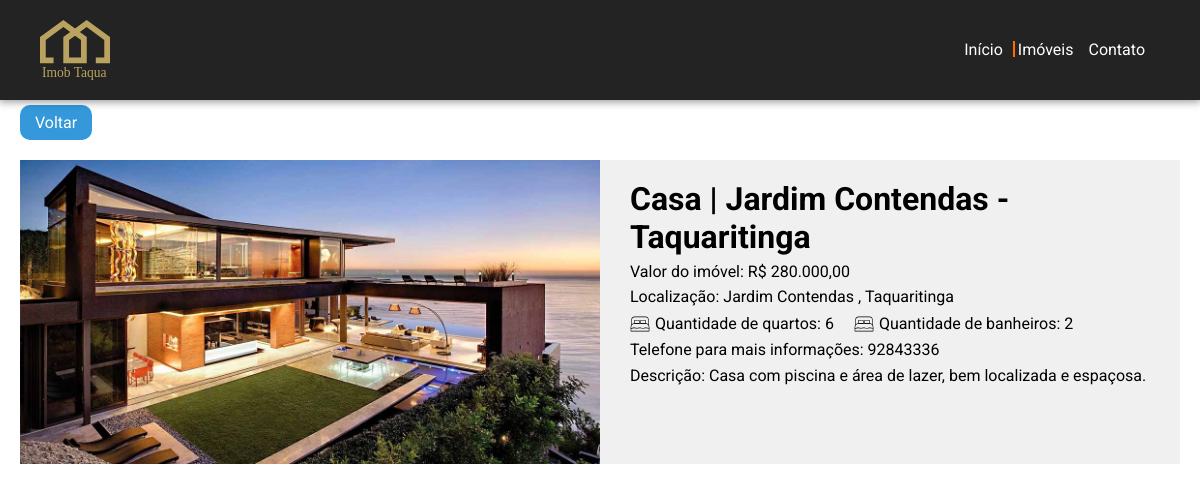
The app's page /html/viewPropertie.php?propertieId=109 with its own data.
### tables this page shows
CREATE TABLE `properties` (
  `id` int(11) NOT NULL,
  `title` varchar(255) NOT NULL,
  `description` varchar(255) NOT NULL,
  `price` varchar(255) NOT NULL,
  `address` varchar(255) NOT NULL,
  `city` varchar(255) NOT NULL,
  `rooms` varchar(255) NOT NULL,
  `bathroom` varchar(255) NOT NULL,
  `type_propertie` varchar(255) NOT NULL,
  `phone` varchar(255) NOT NULL,
  `srcfile` varchar(255) NOT NULL
);

### html/viewPropertie.php (the view, shortened to what this page needs)
<!DOCTYPE html>
<html lang="pt-br">
<head>
    <link rel="stylesheet" href="../css/style.css">
</head>
<body>
    <?php
        $connect = new PDO('mysql:host=localhost;dbname=pi6','root','');
        $connect->setAttribute(PDO::ATTR_ERRMODE, PDO::ERRMODE_EXCEPTION);
        $id = $_GET['propertieId'];
        $sql = "SELECT * FROM properties WHERE id=$id";
        $result = $connect->prepare($sql);
        $result->execute();
        $fetch = $result->fetchAll(PDO::FETCH_OBJ);
    ?>
    <header id="header">
    <div id="header_menu">
            <svg id="Layer_1" height="60" data-name="Layer 1" xmlns="http://www.w3.org/2000/svg" viewBox="0 0 72.29 61.94"><text class="cls-2" transform="translate(1.99 59.01)">Imob Taqua</text></svg>
            <nav id="header_menu_nav">
                <a href="index.php">
                    Início
                </a>
                <a class="header_menu_nav_activeLink" href="properties.php">
                    Imóveis
                </a>
                <a href="contact.php">
                    Contato
                </a>
            </nav>
        </div>
    </header>
    <main class="container">
        <a href="http://localhost/Projeto-Integrador-VI/html/properties.php" class="backBtn">Voltar</a>
        <div id="viewPropertie">
            <?php
                foreach($fetch as $propertie){
            ?>
            <img id="viewPropertie_img" src="<?=$propertie->srcfile?>" alt="Imagem ilustrativa">
            <div id="viewPropertie_rightContent">
                <h1 class="viewPropertie_rightContent_mb8">
                   <?=$propertie->title?>
                </h1>
                <p class="viewPropertie_rightContent_text viewPropertie_rightContent_mb8">
                   Valor do imóvel: R$ <?=$propertie->price?>,00
                </p>
                <div class="viewPropertie_rightContent_row viewPropertie_rightContent_mb8">
                    <p class="viewPropertie_rightContent_text">
                       Localização: <?=$propertie->address?>,
                    </p>
                    <p class="viewPropertie_rightContent_text">
                        <?=$propertie->city?>
                    </p>
                </div>
                <div class="viewPropertie_rightContent_column viewPropertie_rightContent_mb8">
                    <div class="viewPropertie_rightContent_row">
                        <p class="viewPropertie_rightContent_text">
                          Quantidade de quartos:  <?=$propertie->rooms?>
                        </p>
                    </div>
                    <div class="viewPropertie_rightContent_row">
                        <p class="viewPropertie_rightContent_text">
                         Quantidade de banheiros:   <?=$propertie->bathroom?>
                        </p>
                    </div>
                </div>
                <p class="viewPropertie_rightContent_text viewPropertie_rightContent_mb8">
                    Telefone para mais informações: <?=$propertie->phone?>
                </p>
                <p id="viewPropertie_rightContent_description">
                   Descrição: <?=$propertie->description?>
                </p>
            </div>
            <?php
                }
            ?>
        </div>
    </main>
</body>
</html>

### css/style.css (style rules this page uses)
* { margin:0;padding:0 }
h1,h2,h3,h4,h5,h6,a,p,span,li,i input,textarea,label,button,input::placeholder,textarea::placeholder,table { font-family:"Roboto",sans-serif !important }
a { text-decoration:none;outline:none }
.container { max-width:1300px;margin:0 auto }
@media (max-width: 1240px) { .container { margin:0 20px } }
#header { position:relative }
#header #header_menu { width:100%;display:flex;align-items:center;justify-content:space-between;background-color:#232323;box-shadow:0 1px 8px 1px rgba(0,0,0,.4);box-sizing:border-box;padding:20px 40px;top:0;position:fixed;z-index:999999 }
#header #header_menu #header_menu_nav { display:flex;transition:right .3s }
#header #header_menu #header_menu_nav a { color:#fff;display:block;font-size:1rem;font-weight:400;line-height:1;margin-right:15px;position:relative }
#header #header_menu #header_menu_nav a::after { content:"";width:2px;height:100%;display:block;background-color:#ff6c00;position:absolute;top:-1px;left:-5px;transform:scaleY(0);transition:transform .3s }
#header #header_menu #header_menu_nav a.header_menu_nav_activeLink::after { transform:scaleY(1) }

### html/viewPropertie.php (style rules this page uses)
main { position: relative; }
#viewPropertie { display: grid; grid-template-columns: 1fr 1fr; padding: 60px 0 30px 0; }
#viewPropertie_img { width: 100%; max-height: 400px; object-fit: cover; }
#viewPropertie_rightContent { background-color: #f0f0f0; padding: 20px 0 20px 30px; }
#viewPropertie_rightContent h1 { color: $primary_color; font-size: $font_title; }
#viewPropertie_rightContent_description { color: $primary_color; font-size: $font_default; }
.viewPropertie_rightContent_text { font-size: 1rem; line-height: 1; }
.viewPropertie_rightContent_column { display: flex; align-items: center; column-gap: 20px; }
.viewPropertie_rightContent_row { display: flex; align-items: center; }
.viewPropertie_rightContent_row svg { width: 20px; margin-right: 5px; }
.viewPropertie_rightContent_mb8 { margin-bottom: 8px; }
.backBtn { color: #fff; background-color: #3498db; border-radius: 10px; padding: 8px 15px; position: absolute; left: 0; top: 5px; }
.cls-1,.cls-2 { fill:#baa360; }
.cls-2 { isolation:isolate;font-size:14px;font-family:Modern-Regular, "Modern No. 20"; }

### records on screen
properties: srcfile (picture), title "Casa | Jardim Contendas - Taquaritinga", price "280.000", address "Jardim Contendas", city "Taquaritinga", rooms "6", bathroom "2", phone "92843336", description "Casa com piscina e área de lazer, bem localizada e espaçosa."
